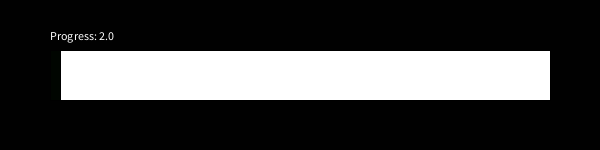
Frame 1 (no input)
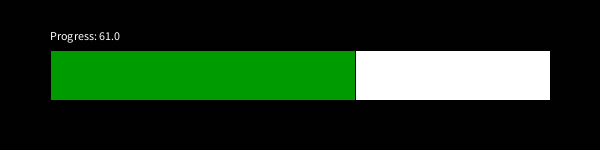
Frame 60 (the mouse pressed at the canvas centre just before this capture)
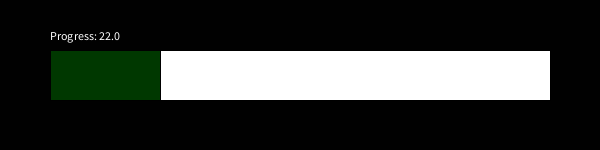
Frame 120 (the mouse held since frame 60 and released just before this capture)

The Processing sketch that drew these frames (run headless with seeded random() and noise(); from frame 60 on, the mouse is pressed at the canvas centre):

// Processing sketch: processing_77029
// ── processing_77029.pde

int RectX = 50; //constant x position for progress bar
int RectY = 50; //constant y position for progress bar
int iWidth = 500; //max width for progress bar
int iHeight = 50; //height of progress bar
float initiallevel = 1; //initial value of integer level
float level = initiallevel; //integer to record progress
int Max = 100; //max value that level can take 
float initialn = 2.55; //initial colour value
float n = initialn; //changing colour value
float pos; //width of progress bar
String s; //text to display the progress onscreen
void setup() {
  size(600, 150); //sets size of the display
  background(1); //black background
}

void draw() {
  background(1); //clear screen by setting bg to original value
  if (level >= Max) { //if level is or greater than Max
    n=initialn; //reset n to its initial value
    level = 1; //reset level to its initial value
  }
  if (level < Max) { //if level is less than Max
    level++; //increment level by 1 each time
    n=n+initialn; //increment n by its original value
  }
  pos = (iWidth/Max)*level; //take the original and share it by the max value level can take before multiplying it by level to get a width value
  s = "Progress: " + pos/5; //string detailing the progress
  fill(255); //white
  text(s, 50, 40); //writes text to the screen using string s
  rect(RectX, RectY, iWidth, iHeight); //background bar of progress bar
  fill(0, n, 0); //constantly changing shade based on progress
  rect(RectX, RectY, pos, iHeight); //pos is used to display the progress
}
